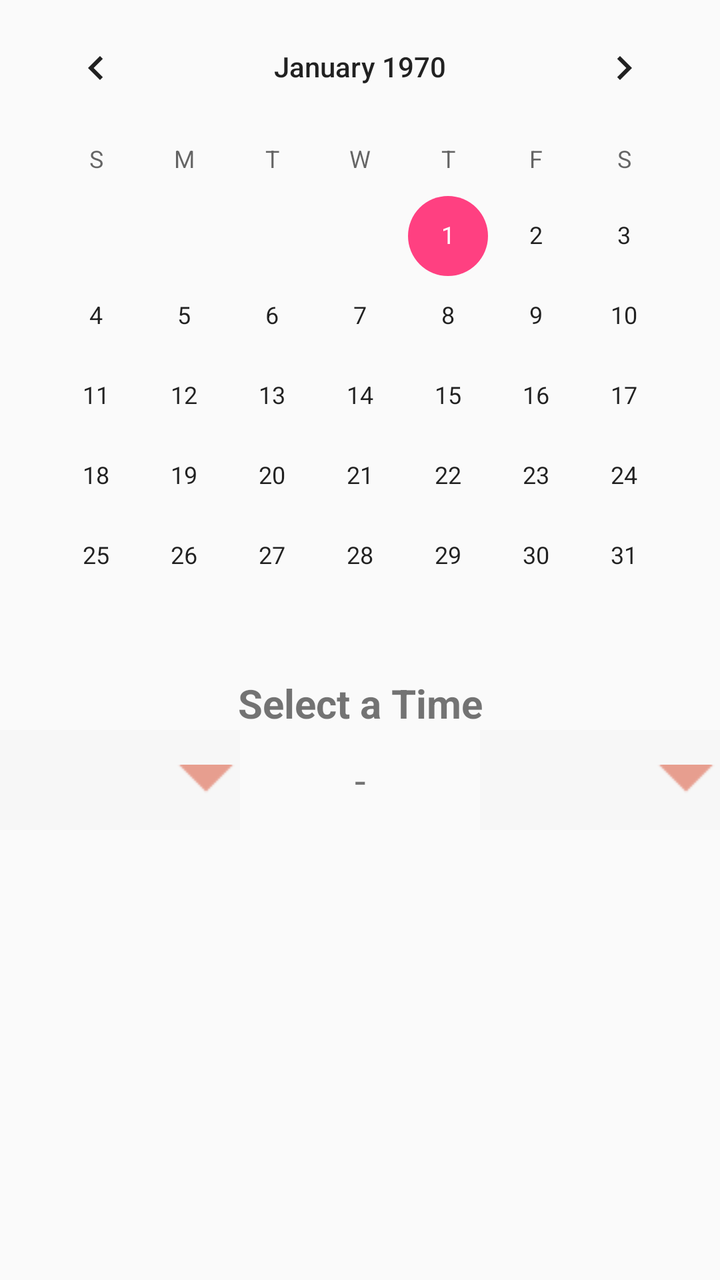
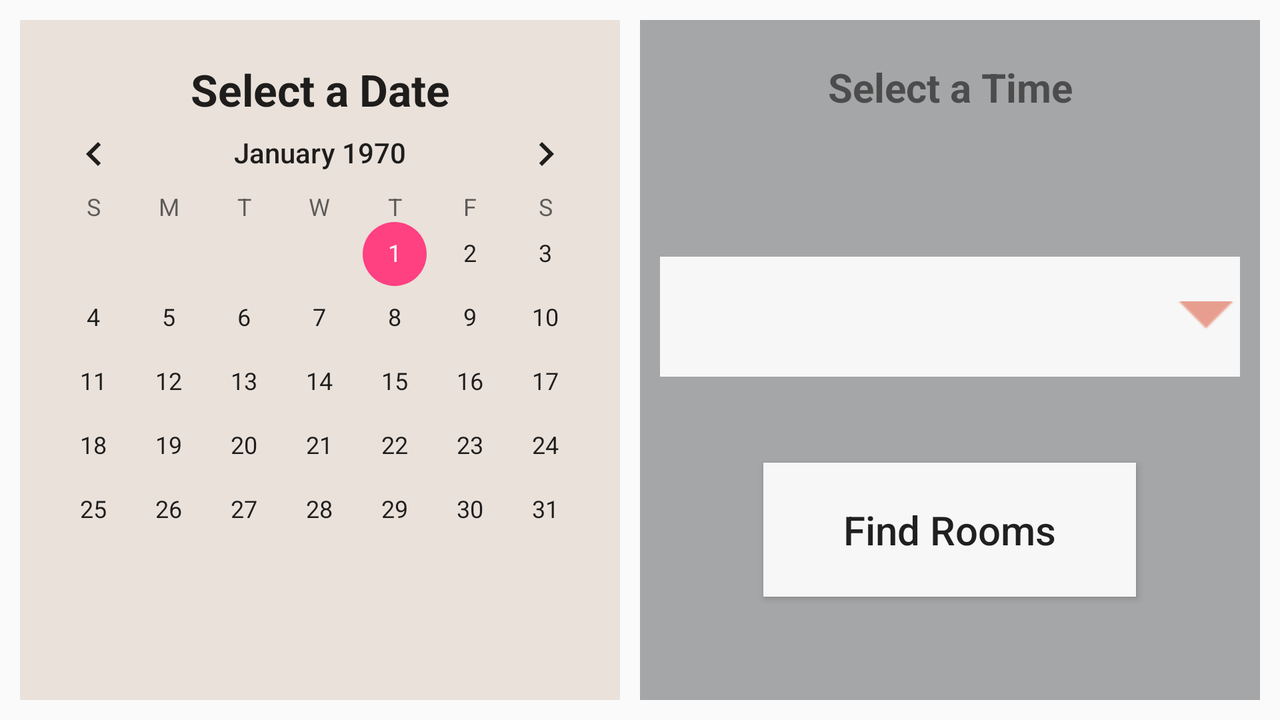

Two renders of one Android screen. The first uses the default layout on a phone; the second uses the alternative layout the repository ships for a different screen configuration, on a matching device. The two XML files are below.
<!-- AndroidManifest.xml: application theme AppTheme -->
<!-- res/layout/fragment_calender.xml -->
<LinearLayout xmlns:android="http://schemas.android.com/apk/res/android"
    xmlns:app="http://schemas.android.com/apk/res-auto"
    xmlns:tools="http://schemas.android.com/tools"
    android:id="@+id/frag_calender_lyt"
    android:layout_width="match_parent"
    android:layout_height="match_parent"
    android:orientation="vertical">

    

    <CalendarView
        android:id="@+id/calender_view"
        android:layout_width="wrap_content"
        android:layout_height="wrap_content"
        android:layout_gravity="center" />

    <TextView
        android:id="@+id/selectTimeTv"
        android:layout_width="match_parent"
        android:layout_height="wrap_content"
        android:gravity="center"
        android:text="@string/selectTime"
        android:textSize="@dimen/dimen_20sp"
        android:textStyle="bold" />

    <LinearLayout
        android:layout_width="match_parent"
        android:layout_height="wrap_content"
        android:orientation="horizontal"
        android:weightSum="3">

        <Spinner
            android:id="@+id/fromTimeSpinner"
            android:layout_width="0dp"
            android:layout_height="@dimen/dimen_50dp"
            android:layout_weight="1"
            android:background="@drawable/drop_down_icon"
            android:dropDownVerticalOffset="@dimen/dimen_60dp"
            android:dropDownWidth="@dimen/dimen_205dp"
            android:elevation="0dp"
            android:popupBackground="@null">

        </Spinner>

        <TextView
            android:layout_width="0dp"
            android:layout_height="@dimen/dimen_50dp"
            android:layout_weight="1"
            android:gravity="center"
            android:text="-"
            android:textSize="@dimen/dimen_20sp" />

        <Spinner
            android:id="@+id/toTimeSpinner"
            android:layout_width="0dp"
            android:layout_height="@dimen/dimen_50dp"
            android:layout_weight="1"
            android:background="@drawable/drop_down_icon"
            android:dropDownVerticalOffset="@dimen/dimen_60dp"
            android:dropDownWidth="@dimen/dimen_205dp"
            android:elevation="0dp"
            android:popupBackground="@null">

        </Spinner>

    </LinearLayout>

</LinearLayout>
<!-- resources referenced by this layout -->
<resources>
  <dimen name="dimen_205dp">205dp</dimen>
  <dimen name="dimen_20sp">20sp</dimen>
  <dimen name="dimen_50dp">50dp</dimen>
  <dimen name="dimen_60dp">60dp</dimen>
  <!-- drawable drop_down_icon (drawable) -->
  <?xml version="1.0" encoding="utf-8"?>
  <selector xmlns:android="http://schemas.android.com/apk/res/android">
      <item>
          <layer-list>
              <item>
                  <shape android:id="@+id/listview_background_shape">
  
                      <padding
                          android:bottom="2dp"
                          android:left="2dp"
                          android:right="2dp"
                          android:top="2dp" />
  
                      <solid android:color="@color/color_f7f7f7" />
                  </shape>
              </item>
  
              <item>
                  <bitmap android:gravity="center_vertical|right" android:src="@drawable/ic_dropdown_icon" />
              </item>
  
  
          </layer-list>
      </item>
  </selector>
  <string name="selectTime">Select a Time</string>
  <style name="AppTheme" parent="Theme.AppCompat.Light.DarkActionBar">
          
          <item name="colorPrimary">@color/colorPrimary</item>
          <item name="colorPrimaryDark">@color/colorPrimaryDark</item>
          <item name="colorAccent">@color/colorAccent</item>
  
          
          
      </style>
  <color name="color_f7f7f7">#f7f7f7</color>
  <!-- drawable ic_dropdown_icon: png bitmap (drawable, 209 bytes) -->
  <color name="colorPrimary">#3F51B5</color>
  <color name="colorPrimaryDark">#303F9F</color>
  <color name="colorAccent">#FF4081</color>
</resources>
<!-- res/layout-land/fragment_calender.xml (the author's variant of the layout above) -->
<!-- drawn on the phone turned sideways -->
<RelativeLayout xmlns:android="http://schemas.android.com/apk/res/android"
    xmlns:app="http://schemas.android.com/apk/res-auto"
    xmlns:tools="http://schemas.android.com/tools"
    android:id="@+id/frag_calender_land_lyt"
    android:layout_width="match_parent"
    android:layout_height="match_parent"
    android:orientation="vertical"
    android:padding="@dimen/dimen_10dp">

    <LinearLayout
        android:layout_width="match_parent"
        android:layout_height="match_parent"
        android:orientation="horizontal"
        android:weightSum="2">

        <RelativeLayout
            android:layout_width="match_parent"
            android:layout_height="match_parent"
            android:layout_marginRight="@dimen/dimen_10dp"
            android:layout_weight="1"
            android:background="@color/color_4cc0a58d">

            <TextView
                android:id="@+id/selectDateTv"
                android:layout_width="match_parent"
                android:layout_height="wrap_content"
                android:layout_marginTop="@dimen/dimen_20dp"
                android:gravity="center"
                android:text="@string/selectDate"
                android:textAppearance="@android:style/TextAppearance.Large"
                android:textStyle="bold" />

            <CalendarView
                android:id="@+id/calender_view"
                android:layout_width="match_parent"

                android:layout_height="wrap_content"
                android:layout_centerInParent="true"
                />

        </RelativeLayout>

        <RelativeLayout
            android:layout_width="match_parent"
            android:layout_height="match_parent"
            android:layout_weight="1"
            android:background="@color/color_a5a6a8">

            <TextView
                android:id="@+id/selectTimeTv"
                android:layout_width="match_parent"
                android:layout_height="wrap_content"
                android:layout_marginBottom="@dimen/dimen_20dp"
                android:layout_marginTop="@dimen/dimen_20dp"
                android:gravity="center"
                android:text="@string/selectTime"
                android:textSize="@dimen/dimen_20sp"
                android:textStyle="bold" />

            <RelativeLayout
                android:id="@+id/toFromLyt"
                android:layout_width="match_parent"
                android:layout_height="match_parent"
                android:layout_below="@id/selectTimeTv"
                android:gravity="center">

                <Spinner
                    android:id="@+id/fromTimeSpinner"
                    android:layout_width="@dimen/dimen_200dp"
                    android:layout_height="@dimen/dimen_60dp"
                    android:layout_alignParentLeft="true"
                    android:layout_marginLeft="@dimen/dimen_10dp"
                    android:background="@drawable/drop_down_icon"
                    android:dropDownVerticalOffset="@dimen/dimen_60dp"
                    android:dropDownWidth="@dimen/dimen_200dp"
                    android:elevation="0dp" />

                <Spinner
                    android:id="@+id/toTimeSpinner"
                    android:layout_width="@dimen/dimen_200dp"
                    android:layout_height="@dimen/dimen_60dp"
                    android:layout_alignParentRight="true"
                    android:layout_marginRight="@dimen/dimen_10dp"
                    android:background="@drawable/drop_down_icon"
                    android:dropDownVerticalOffset="@dimen/dimen_60dp"
                    android:dropDownWidth="@dimen/dimen_200dp"
                    android:elevation="0dp" />

                <Button
                    android:id="@+id/find_room"
                    android:layout_width="wrap_content"
                    android:layout_height="wrap_content"
                    android:layout_centerInParent="true"
                    android:background="@color/color_f7f7f7"
                    android:paddingBottom="@dimen/dimen_20dp"
                    android:paddingLeft="@dimen/dimen_40dp"
                    android:paddingRight="@dimen/dimen_40dp"
                    android:paddingTop="@dimen/dimen_20dp"
                    android:text="@string/find_rooms"
                    android:textAllCaps="false"
                    android:textSize="@dimen/dimen_20sp" />

            </RelativeLayout>

        </RelativeLayout>

    </LinearLayout>

</RelativeLayout>
<!-- resources referenced by the variant -->
<!-- as the phone turned sideways resolves them -->
<resources>
  <color name="color_4cc0a58d">#4cc0a58d</color>
  <color name="color_a5a6a8">#a5a6a8</color>
  <color name="color_f7f7f7">#f7f7f7</color>
  <dimen name="dimen_10dp">10dp</dimen>
  <dimen name="dimen_200dp">200dp</dimen>
  <dimen name="dimen_20dp">20dp</dimen>
  <dimen name="dimen_20sp">20sp</dimen>
  <dimen name="dimen_40dp">40dp</dimen>
  <dimen name="dimen_60dp">60dp</dimen>
  <!-- drawable drop_down_icon (drawable) -->
  <?xml version="1.0" encoding="utf-8"?>
  <selector xmlns:android="http://schemas.android.com/apk/res/android">
      <item>
          <layer-list>
              <item>
                  <shape android:id="@+id/listview_background_shape">
  
                      <padding
                          android:bottom="2dp"
                          android:left="2dp"
                          android:right="2dp"
                          android:top="2dp" />
  
                      <solid android:color="@color/color_f7f7f7" />
                  </shape>
              </item>
  
              <item>
                  <bitmap android:gravity="center_vertical|right" android:src="@drawable/ic_dropdown_icon" />
              </item>
  
  
          </layer-list>
      </item>
  </selector>
  <string name="find_rooms">Find Rooms</string>
  <string name="selectDate">Select a Date</string>
  <string name="selectTime">Select a Time</string>
  <style name="AppTheme" parent="Theme.AppCompat.Light.DarkActionBar">
          
          <item name="colorPrimary">@color/colorPrimary</item>
          <item name="colorPrimaryDark">@color/colorPrimaryDark</item>
          <item name="colorAccent">@color/colorAccent</item>
  
          
          
      </style>
  <!-- drawable ic_dropdown_icon: png bitmap (drawable, 209 bytes) -->
  <color name="colorPrimary">#3F51B5</color>
  <color name="colorPrimaryDark">#303F9F</color>
  <color name="colorAccent">#FF4081</color>
</resources>
